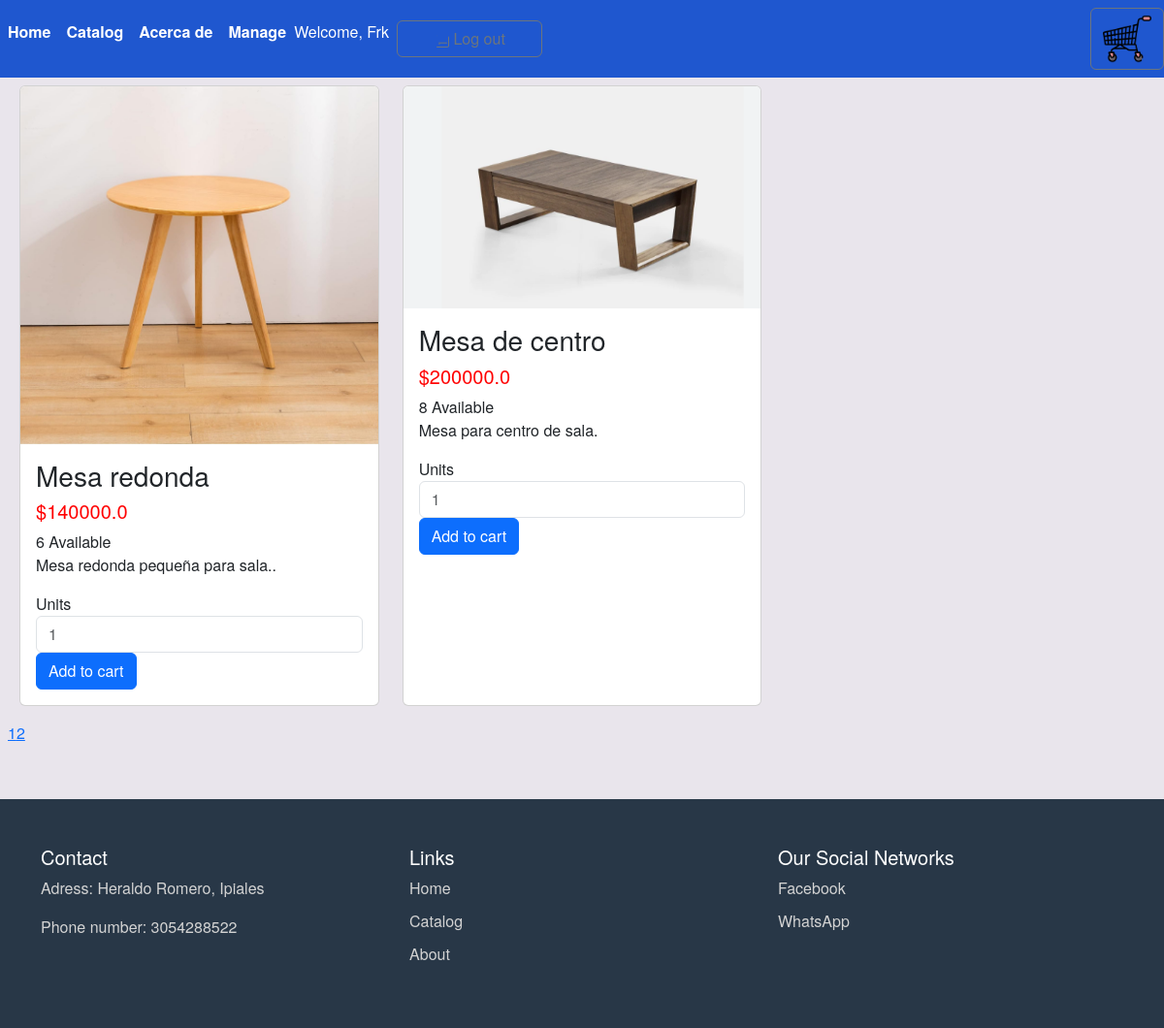
/catalogo?page=2 (signed in), run on the app's committed database.
### tables this page shows
CREATE TABLE Productos (
            id INTEGER PRIMARY KEY,
            nombre TEXT NOT NULL,
            unidades INTEGER NOT NULL DEFAULT 1,
            tipo INTEGER NOT NULL,
            costo REAL NOT NULL,
            descripcion TEXT NOT NULL,
            imagen TEXT NOT NULL,
            FOREIGN KEY (tipo) REFERENCES Tipos(id)
        );

### aplicacion/catalogo/routes.py (the view, shortened to what this page needs)
@catalogo.route('/catalogo', methods=['GET', 'POST'])
def pagina_catalogo():
  page = request.args.get('page', 1, type=int)
  per_page = 3  # Adjust as needed
  productos, total_productos = obtenerproductos(page, per_page)
  form = FormularioComprarProducto(request.form)
  return render_template('catalogo.html', productos=productos, total_productos = total_productos, per_page=per_page, form=form)

### aplicacion/catalogo/forms.py
class FormularioComprarProducto(FlaskForm):
    cantidad = IntegerField(_('Units'), validators=[DataRequired(_('How many do you want?')), NumberRange(min=1, message=_('Not valid quantity'))])
    submit = SubmitField(_('Add to cart'))

### aplicacion/__init__.py (called while the page is built)
def get_locale():
    print(request.accept_languages)
    return request.accept_languages.best_match(app.config['LANGUAGES'])

### aplicacion/database/crud_productos.py (called while the page is built)
def obtenerproductos(page=1, per_page=10):
    ruta=current_app.config['DATABASE_URI'].replace('sqlite:///','')
    print(ruta)
    conexion=sqlite3.connect(ruta)
    cursor=conexion.cursor()#para relizar consultas mediante un cursor
    cursor.execute("""SELECT Productos.id, Productos.nombre, Productos.unidades, Tipos.tipo, Productos.costo, Productos.descripcion, Productos.imagen
        FROM Productos
        INNER JOIN Tipos ON Productos.tipo = Tipos.id;
        """)
    productos=cursor.fetchall()
    conexion.close()
    start_idx = (page - 1) * per_page
    end_idx = start_idx + per_page
    paginated_products = productos[start_idx:end_idx]
    return paginated_products, len(productos)

### aplicacion/catalogo/templates/catalogo.html (shortened to what this page needs)
{% extends "base.html" %}
{% block content %}
<div class="row justify-content-center, mx-auto p-2" style="width: 1200px;">
    {% for producto in productos %}
    <div class="col-sm-4 mb-3 mb-sm-3">
        <div class="card d-flex flex-column h-100">
            <img src="{{ url_for('static', filename='files/' + producto[6]) }}" class="card-img-top" alt="...">
            <div class="card-body">
                <h3 class="card-title">{{producto[1]}}</h3>
                <h5 style="color: red;">${{producto[4]}}</h5>
                <label>{{ _("%s Available" % producto[2]) }}</label>
                <p class="card-text">{{producto[5]}}.</p>
                <form method="POST" action="{{ url_for('catalogo.pagina_catalogo') }}">
                    <div class="form-group">
                        {{ form.cantidad.label }} {{ form.cantidad(class="form-control", placeholder='1') }}
                    </div>
                    {{ form.submit(class="btn btn-primary add-to-cart") }}
                </form>
            </div>
        </div>
    </div>
    {% endfor %}
    <div class="pagination">
        {% for page_num in range(1, (total_productos // per_page) + 2) %}
        {% if page_num == page %}
        <span class="current">{{ page_num }}</span>
        {% else %}
        <a href="{{ url_for('catalogo.pagina_catalogo', page=page_num) }}">{{ page_num }}</a>
        {% endif %}
        {% endfor %}
    </div>
</div>
{% endblock %}

### aplicacion/static/css/styles.css (style rules this page uses)
body { background-color: #e9e5ec; color: #343a40; font-family: 'Helvetica Neue', Arial, sans-serif; }

### data on the page
Productos: imagen (picture), nombre "Mesa redonda", costo "140000.0", descripcion "Mesa redonda pequeña para sala.", cantidad.label "Units"
Productos: imagen (picture), nombre "Mesa de centro", costo "200000.0", descripcion "Mesa para centro de sala", cantidad.label "Units"

### other printed values
{{ session['username'] }} "Frk"
{{ page_num }} "1" "2"
